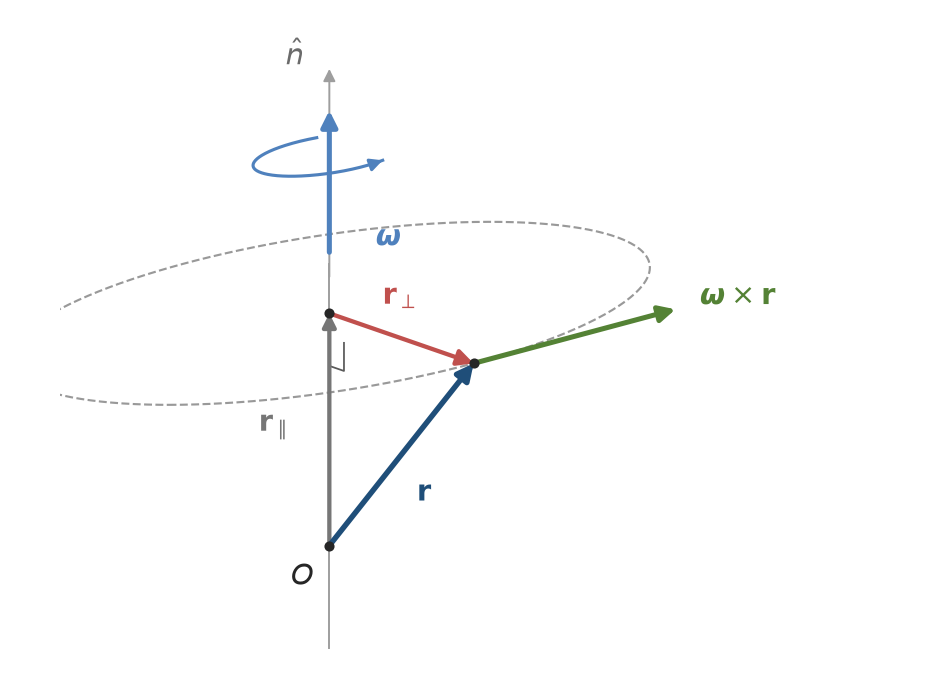

Reproduce this figure in Python.
import numpy as np
import matplotlib
matplotlib.use('Agg')
import matplotlib.pyplot as plt

EX = np.array([-0.58, -0.33]); EY = np.array([1.0, 0.0]); EZ = np.array([0.0, 1.0])
def P(v):
    v = np.asarray(v, float)
    return v[0]*EX + v[1]*EY + v[2]*EZ

r     = np.array([0.62, 0.95, 0.95])
r_par = np.array([0.0, 0.0, r[2]])
r_per = r - r_par
R     = np.linalg.norm(r_per)

C_R, C_PAR, C_PER, C_W, C_V = '#1f4e79', '#767676', '#c0504d', '#4f81bd', '#548235'

fig, ax = plt.subplots(figsize=(6.8, 5.0))

# rotation axis
ax.plot(*zip(P([0,0,-0.42]), P([0,0,1.15])), color='0.62', lw=1.0, zorder=1)
ax.annotate('', xy=P([0,0,1.95]), xytext=P([0,0,1.10]),
            arrowprops=dict(arrowstyle='-|>', color='0.62', lw=1.0,
                            shrinkA=0, shrinkB=0, mutation_scale=13), zorder=1)

# circle traced by the tip of r
t = np.linspace(0, 2*np.pi, 400)
circ = np.array([P([R*np.cos(a), R*np.sin(a), r[2]]) for a in t])
ax.plot(circ[:,0], circ[:,1], ls='--', lw=1.1, color='0.6', zorder=1)

def arrow(a, b, color, lw=2.2, z=3, ms=17):
    ax.annotate('', xy=P(b), xytext=P(a),
                arrowprops=dict(arrowstyle='-|>', color=color, lw=lw, shrinkA=0,
                                shrinkB=0, mutation_scale=ms), zorder=z)

# rotation sense: small spin arc hugging the axis, just under the omega tip
SR, SZ = 0.27, 1.60
aa = np.linspace(-2.45, 1.30, 200)
sp = np.array([P([SR*np.cos(a), SR*np.sin(a), SZ]) for a in aa])
ax.plot(sp[:,0], sp[:,1], color=C_W, lw=1.6, zorder=2)
ax.annotate('', xy=sp[-1], xytext=sp[-6],
            arrowprops=dict(arrowstyle='-|>', color=C_W, lw=1.6, shrinkA=0,
                            shrinkB=0, mutation_scale=13), zorder=2)

arrow([0,0,1.20], [0,0,1.78], C_W, lw=2.6, z=4)   # omega
arrow([0,0,0], r_par, C_PAR, lw=2.2, ms=14)       # r_parallel
arrow(r_par, r, C_PER, lw=2.2)                    # r_perp
arrow([0,0,0], r, C_R, lw=2.8, z=5)               # r

w_cross_r = np.array([-r[1], r[0], 0.0])
w_cross_r = w_cross_r/np.linalg.norm(w_cross_r)*0.80
arrow(r, r + w_cross_r, C_V, lw=2.6, z=6)         # omega x r

# right-angle mark, opening away from the r_parallel arrowhead
d  = 0.115
u1 = np.array([0.0, 0.0, -1.0])
u2 = r_per/np.linalg.norm(r_per)
c  = r_par + u1*0.10
ax.plot(*zip(P(c + u1*d), P(c + u1*d + u2*d), P(c + u2*d)),
        color='0.35', lw=0.9, zorder=2)

for p in ([0,0,0], r_par, r):
    ax.plot(*P(p), 'o', ms=4.2, color='0.15', zorder=7)

def label(p, s, color, dx=0.0, dy=0.0, ha='center', va='center', fs=15):
    q = P(p); ax.text(q[0]+dx, q[1]+dy, s, color=color, fontsize=fs,
                      ha=ha, va=va, zorder=9)

label([0,0,0],      r'$O$',                            '0.15', dx=-0.11, dy=-0.13)
label([0,0,1.95],   r'$\hat{n}$',                      '0.42', dx=-0.14, dy=0.06)
label([0,0,1.26],   r'$\boldsymbol{\omega}$',          C_W,    dx=0.19, ha='left')
label(r_par*0.52,   r'$\mathbf{r}_{\parallel}$',       C_PAR,  dx=-0.15, ha='right')
label(r_par+r_per*0.5, r'$\mathbf{r}_{\perp}$',        C_PER,  dy=0.17)
label(r*0.54,       r'$\mathbf{r}$',                   C_R,    dx=0.07, dy=-0.19)
label(r+w_cross_r,  r'$\boldsymbol{\omega}\times\mathbf{r}$', C_V, dx=0.10, dy=0.05, ha='left')

ax.set_aspect('equal'); ax.axis('off')
ax.set_xlim(-1.10, 2.30); ax.set_ylim(-0.62, 2.22)
fig.tight_layout(pad=0.15)
fig.savefig('fig01.png', dpi=140, facecolor='white')
print('saved')
